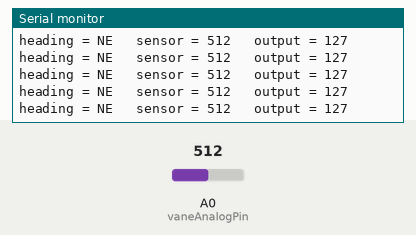
Recording of a sketch running on a simulated Arduino Uno, built with avr-gcc and run on an emulated ATmega328P. On the bench: the last lines printed to the serial monitor. The inputs (shaded band) are chosen by the test bench; at power-on: A0 (vaneAnalogPin) = 512.

Above: at 1.2 s.
1.3 s: A0 (vaneAnalogPin) set to 445
At 1.46 s:
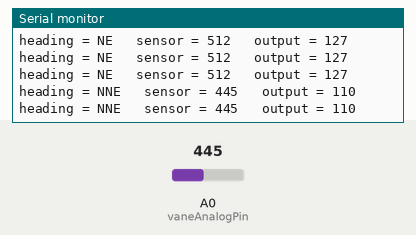
3.3 s: A0 (vaneAnalogPin) set to 465
At 3.3 s:
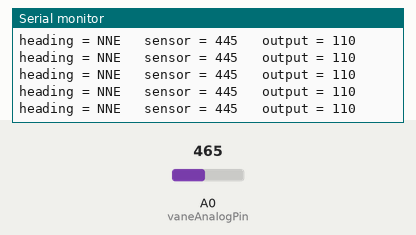
6.3 s: A0 (vaneAnalogPin) set to 306
At 6.4 s:
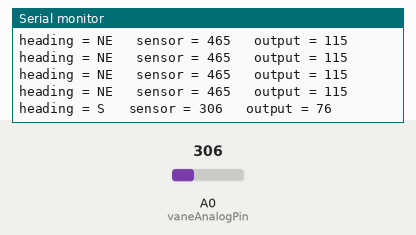
8.2 s: A0 (vaneAnalogPin) set to 170
At 8.36 s:
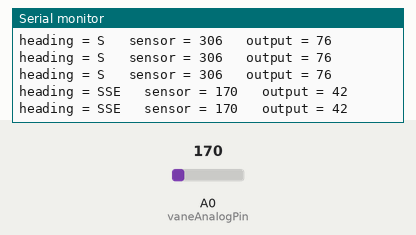
10.2 s: A0 (vaneAnalogPin) set to 190
At 10.32 s:
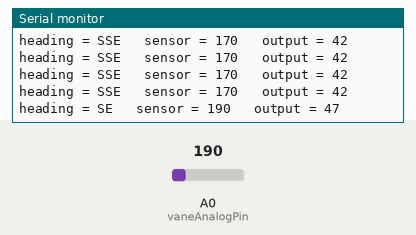
12.2 s: A0 (vaneAnalogPin) set to 122
At 12.33 s:
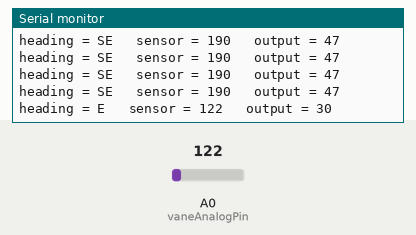

Measured:
- after the input at 1.3 s, the serial monitor: prints a new line after 0.10 s (image 1)
- after the input at 6.3 s, the serial monitor: prints a new line after 0.08 s (image 3)
- after the input at 8.2 s, the serial monitor: prints a new line after 0.09 s (image 4)
- after the input at 10.2 s, the serial monitor: prints a new line after 0.10 s (image 5)
- after the input at 12.2 s, the serial monitor: prints a new line after 0.11 s (image 6)

The sketch:

vane.ino
```cpp
const int vaneAnalogPin = A0;  // Analog input pin that the potentiometer is attached to

int windVane = 0;           // value read from the pot
int outputValue = 0;        // value output to the PWM (analog out)
int direction = 0;          // direction of vane

void setup() {
  // initialize serial communications at 9600 bps:
  Serial.begin(9600);
}

void loop() {
  // read the analog in value:
  windVane = analogRead(vaneAnalogPin);
  // map it to the range of the analog out:
  outputValue = map(windVane, 0, 1023, 0, 255);
  // change the analog out value:
  int temp;

  if( windVane > 940){
    Serial.print("heading = W");
  } //W
	else if(windVane > 890){
    Serial.print("heading = NW");
  } //NW
	else if(windVane > 820){
    Serial.print("heading = WNW");
  } //WNW
	else if(windVane > 785){
    Serial.print("heading = N");
  }  //N
	else if(windVane > 690){
    Serial.print("heading = NNW");
  } //NNW
	else if(windVane > 630){
    Serial.print("heading = SW");
  } //SW
	else if(windVane > 590){
    Serial.print("heading = WSW");
  } //WSW
	else if(windVane > 455){
    Serial.print("heading = NE");
  }  //NE
	else if(windVane > 400){
    Serial.print("heading = NNE");
  }  //NNE
	else if(windVane > 285){
    Serial.print("heading = S");
  }  //S
	else if(windVane > 240){
    Serial.print("heading = SSW");
  }  //SSW
	else if(windVane > 180){
    Serial.print("heading = SE");
  }  //SE
	else if(windVane > 125){
    Serial.print("heading = SSE");
  }  //SSE
	else if(windVane > 90){
    Serial.print("heading = E");
  }  //E
	else if(windVane > 80){
    Serial.print("heading = ESE");
  }  //ESE
	else temp = 5;
  // print the results to the Serial Monitor:
  Serial.print("\t sensor = ");
  Serial.print(windVane);
  Serial.print("\t output = ");
  Serial.println(outputValue);

  // wait 2 milliseconds before the next loop for the analog-to-digital
  // converter to settle after the last reading:
  delay(2);
}
```
